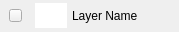
<?xml version="1.0" encoding="UTF-8"?>
<ui version="4.0">
 <class>LayerWidget</class>
 <widget class="QWidget" name="LayerWidget">
  <property name="geometry">
   <rect>
    <x>0</x>
    <y>0</y>
    <width>179</width>
    <height>32</height>
   </rect>
  </property>
  <property name="minimumSize">
   <size>
    <width>0</width>
    <height>32</height>
   </size>
  </property>
  <property name="windowTitle">
   <string>Form</string>
  </property>
  <layout class="QGridLayout" name="gridLayout_2">
   <property name="leftMargin">
    <number>0</number>
   </property>
   <property name="topMargin">
    <number>0</number>
   </property>
   <property name="rightMargin">
    <number>0</number>
   </property>
   <property name="bottomMargin">
    <number>0</number>
   </property>
   <property name="spacing">
    <number>0</number>
   </property>
   <item row="0" column="0">
    <widget class="QWidget" name="layerWidget" native="true">
     <property name="minimumSize">
      <size>
       <width>0</width>
       <height>32</height>
      </size>
     </property>
     <layout class="QHBoxLayout" name="horizontalLayout_2">
      <property name="spacing">
       <number>1</number>
      </property>
      <property name="leftMargin">
       <number>0</number>
      </property>
      <property name="topMargin">
       <number>0</number>
      </property>
      <property name="rightMargin">
       <number>0</number>
      </property>
      <property name="bottomMargin">
       <number>0</number>
      </property>
      <item>
       <widget class="QWidget" name="hideWidget" native="true">
        <property name="minimumSize">
         <size>
          <width>30</width>
          <height>30</height>
         </size>
        </property>
        <property name="maximumSize">
         <size>
          <width>30</width>
          <height>16777215</height>
         </size>
        </property>
        <layout class="QGridLayout" name="gridLayout">
         <item row="0" column="0">
          <widget class="QPushButton" name="hidePushButton">
           <property name="minimumSize">
            <size>
             <width>13</width>
             <height>13</height>
            </size>
           </property>
           <property name="maximumSize">
            <size>
             <width>13</width>
             <height>13</height>
            </size>
           </property>
           <property name="text">
            <string/>
           </property>
           <property name="icon">
            <iconset resource="../resources.qrc">
             <normaloff>:/images/images/window_eye.svg</normaloff>:/images/images/window_eye.svg</iconset>
           </property>
          </widget>
         </item>
        </layout>
       </widget>
      </item>
      <item>
       <layout class="QHBoxLayout" name="horizontalLayout">
        <property name="leftMargin">
         <number>4</number>
        </property>
        <property name="rightMargin">
         <number>4</number>
        </property>
        <item>
         <widget class="QWidget" name="thumbnailWidget" native="true">
          <property name="minimumSize">
           <size>
            <width>32</width>
            <height>25</height>
           </size>
          </property>
          <property name="maximumSize">
           <size>
            <width>32</width>
            <height>25</height>
           </size>
          </property>
          <property name="styleSheet">
           <string notr="true">background: white;</string>
          </property>
         </widget>
        </item>
       </layout>
      </item>
      <item>
       <widget class="QLabel" name="layerNameLabel">
        <property name="text">
         <string>Layer Name</string>
        </property>
       </widget>
      </item>
      <item>
       <spacer name="horizontalSpacer">
        <property name="orientation">
         <enum>Qt::Horizontal</enum>
        </property>
        <property name="sizeHint" stdset="0">
         <size>
          <width>19</width>
          <height>20</height>
         </size>
        </property>
       </spacer>
      </item>
      <item>
       <widget class="QWidget" name="layerOptionsWidget" native="true">
        <property name="minimumSize">
         <size>
          <width>0</width>
          <height>32</height>
         </size>
        </property>
        <property name="maximumSize">
         <size>
          <width>32</width>
          <height>16777215</height>
         </size>
        </property>
       </widget>
      </item>
     </layout>
    </widget>
   </item>
  </layout>
 </widget>
 <resources>
  <include location="../resources.qrc"/>
 </resources>
 <connections/>
</ui>
